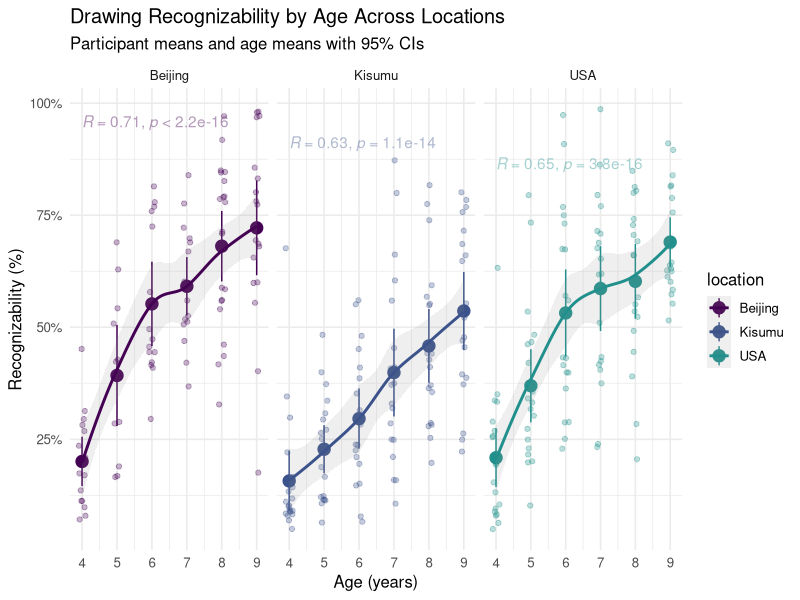
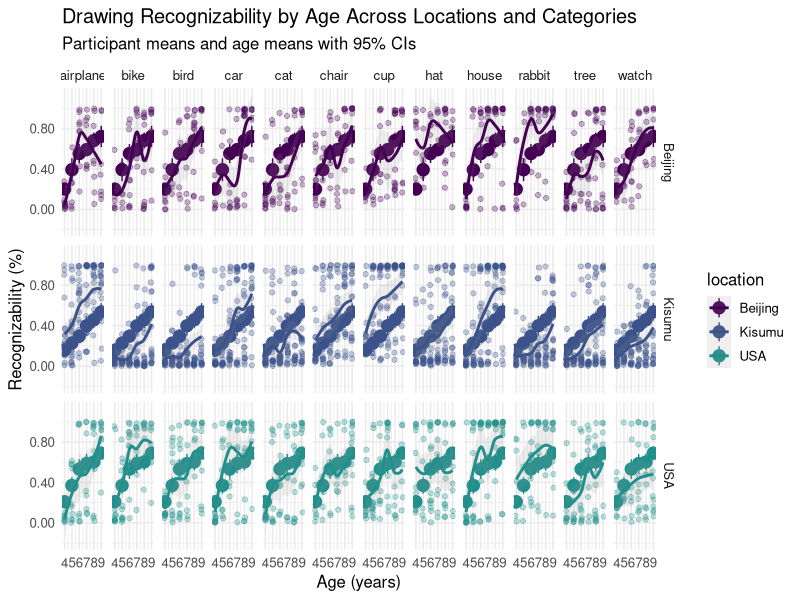
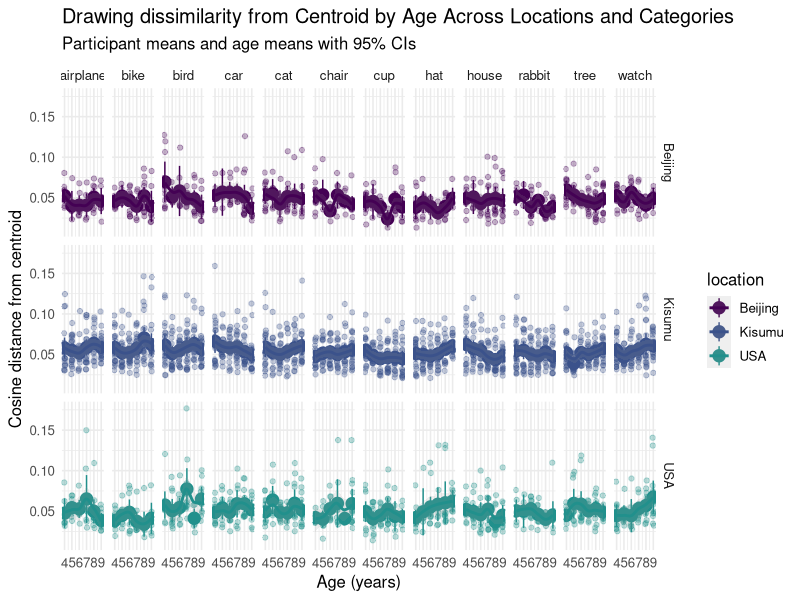
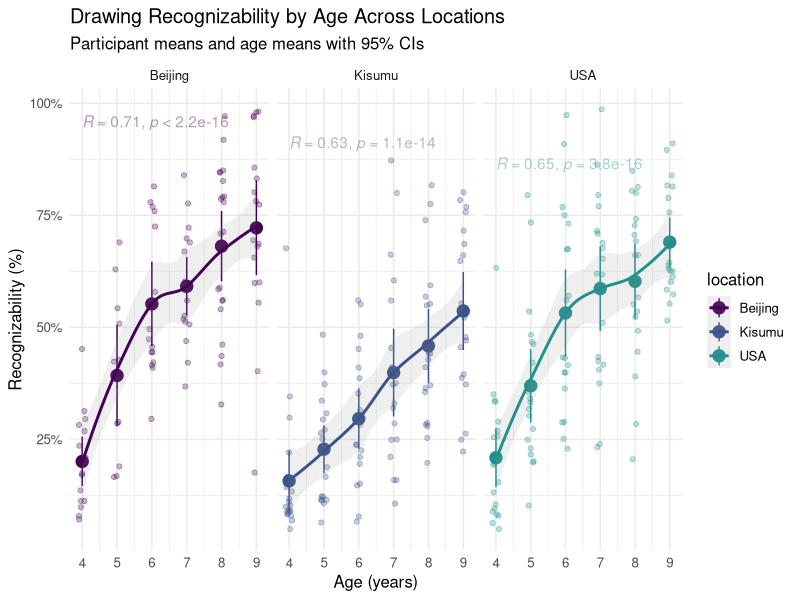
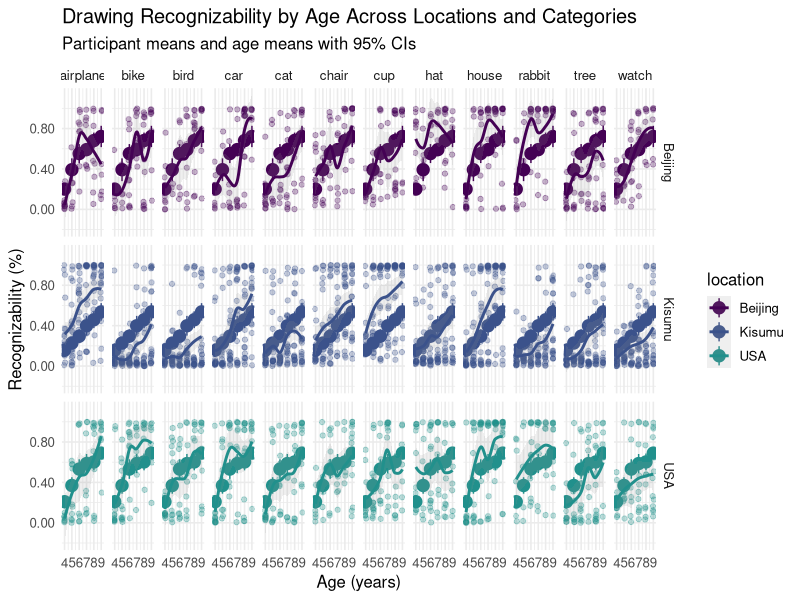

These charts were generated, in order, by the following R code:
## ---- chunk 1
library(tidyverse)
library(readr)
library(scales)
library(viridis)
library(here)
library(stringr)
## ---- chunk 2
# Helper function to summarize data
summarized_data <- function(data, x_var, y_var, group_var) {
  return(data %>%
           group_by_at(c(x_var, group_var)) %>%
           summarise(mean_value = mean(.data[[y_var]], na.rm = TRUE),
                     sd_value = sd(.data[[y_var]], na.rm = TRUE),
                     n = n(),
                     se = sd_value / sqrt(n()),
                     ci_lower = mean_value - qt(1 - (0.05 / 2), n - 1) * se,
                     ci_upper = mean_value + qt(1 - (0.05 / 2), n - 1) * se,
                     .groups = 'drop')
  )
}

# Flexible age plot function
age_plot <- function(df_participant, 
                     df_summary, 
                     x_var = "age", 
                     y_var, 
                     group_var = "location",
                     facet_var = NULL,
                     plot_title,
                     plot_subtitle = "Participant means and age means with 95% CIs",
                     y_label,
                     y_format = "percent", # "percent" or "number"
                     smooth_method = "loess") {
  
  # Create base plot with participant-level data
  p <- ggplot(data = df_participant, 
              aes_string(color = group_var, x = x_var, y = y_var)) +
    # Participant-level means
    geom_jitter(alpha = 0.3, size = 1.5, width = 0.1) +
    # Age-level means with 95% CI
    geom_pointrange(data = df_summary,
                    aes(x = .data[[x_var]], 
                        y = mean_value,
                        ymin = ci_lower, 
                        ymax = ci_upper), 
                    size = 0.8) +
    # Smoothed trend
    geom_smooth(aes_string(x = x_var, y = y_var),
                method = smooth_method, se = TRUE, alpha = 0.15)
  
  # Add faceting
  if (!is.null(facet_var)) {
    if (length(facet_var) == 1) {
      p <- p + facet_wrap(as.formula(paste("~", facet_var)), scales = "free_x")
    } else if (length(facet_var) == 2) {
      p <- p + facet_grid(as.formula(paste(facet_var[1], "~", facet_var[2])), 
                          scales = "free_x")
    }
  } else {
    p <- p + facet_wrap(as.formula(paste("~", group_var)), scales = "free_x")
  }
  
  # Format y-axis
  if (y_format == "percent") {
    p <- p + scale_y_continuous(labels = percent_format(accuracy = 1))
  } else {
    p <- p + scale_y_continuous(labels = number_format(accuracy = 0.01))
  }
  
  # Add labels and theme
  p <- p +
    labs(
      title = plot_title,
      subtitle = plot_subtitle,
      x = "Age (years)",
      y = y_label
    ) +
    scale_color_viridis_d(begin = 0, end = 0.5) +
    theme_minimal(base_size = 12)
  
  # Add correlation if single facet
  if (is.null(facet_var) || length(facet_var) == 1) {
    p <- p + ggpubr::stat_cor(alpha = 0.4)
  }
  
  return(p)
}
## ---- chunk 3
df <- read.csv(here("data/clip_recognizability.csv"))
## ---- chunk 4
library(dplyr)
library(ggplot2)
library(scales)   # percent_format

# 1) participant‑level means
df_part <- df %>% 
  group_by(participant_id, age, location) %>%      # keep location for facets
  summarise(recognizability = mean(recognizability, na.rm = TRUE),
            distance = mean(distance, na.rm=TRUE),
            distance_euclidean = mean(distance_euclidan, na.rm=TRUE),
            .groups = "drop") |> filter(age < 10)

# 2) age‑wise mean + CI within each location
df_age_rec <- summarized_data(df_part, "age", "recognizability", "location")

# Create recognizability plots
plot1 <- age_plot(
  df_participant = df_part,
  df_summary = df_age_rec,
  y_var = "recognizability",
  plot_title = "Drawing Recognizability by Age Across Locations",
  y_label = "Recognizability (%)",
  y_format = "percent"
)

df_part_cat <- df |>
  group_by(participant_id, age, location, drawing_category) |>
   summarise(recognizability = mean(recognizability, na.rm = TRUE),
            distance = mean(distance, na.rm=TRUE),
            distance_euclidean = mean(distance_euclidan, na.rm=TRUE),
            .groups = "drop") |> filter(age < 10)

df_age_cat <- summarized_data(df_part_cat, "age", "recognizability", c("location", "drawing_category"))

plot2 <- age_plot(
  df_participant = df_part_cat,
  df_summary = df_age_rec,
  y_var = "recognizability",
  plot_title = "Drawing Recognizability by Age Across Locations and Categories",
  plot_subtitle = "Participant means and age means with 95% CIs",
  y_label = "Recognizability (%)",
  facet_var=c("location", "drawing_category"),
  y_format = "number"
)
## ---- chunk 5
plot1
plot2
ggsave(here("data/figures/recognizability.png"),plot1)
ggsave(here("data/figures/recognizability_by_category.png"),plot2,width = 20, height=10)
## ---- chunk 6
# For distance plot with categories:
df_age_dist <- summarized_data(df_part, "age", "distance", c("location"))
df_age_dist_euclidean <- summarized_data(df_part, "age", "distance_euclidean", c("location"))
df_age_dist_cat <- summarized_data(df_part_cat, "age", "distance", c("location", "drawing_category"))

plot1 <- age_plot(
  df_participant = df_part,
  df_summary = df_age_dist_euclidean,
  y_var = "distance_euclidean",
  plot_title = "Drawing Euclidean distance from Centroid by Age Across Locations and Categories",
  y_label = "Euclidean distance",
  y_format = "number"
)

plot2 <- age_plot(
  df_participant = df_part,
  df_summary = df_age_dist,
  y_var = "distance",
  plot_title = "Drawing cosine dissimilarity from Centroid by Age Across Locations and Categories",
  y_label = "Cosine dissimilarity",
  y_format = "number"
)

plot3 <- age_plot(
  df_participant = df_part_cat,
  df_summary = df_age_dist_cat,
  y_var = "distance",
  plot_title = "Drawing dissimilarity from Centroid by Age Across Locations and Categories",
  plot_subtitle = "Participant means and age means with 95% CIs",
  y_label = "Cosine distance from centroid",
  facet_var=c("location", "drawing_category"),
  y_format = "number"
)
## ---- chunk 7
plot3
